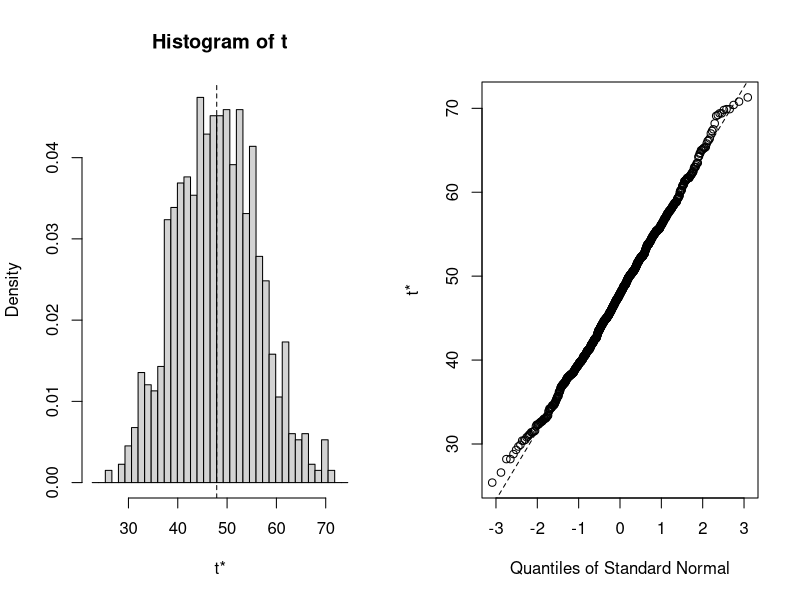
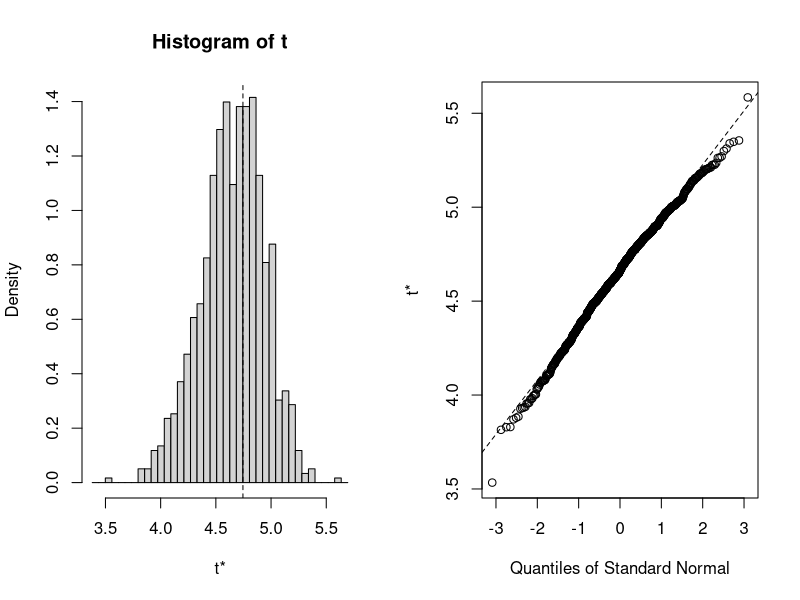
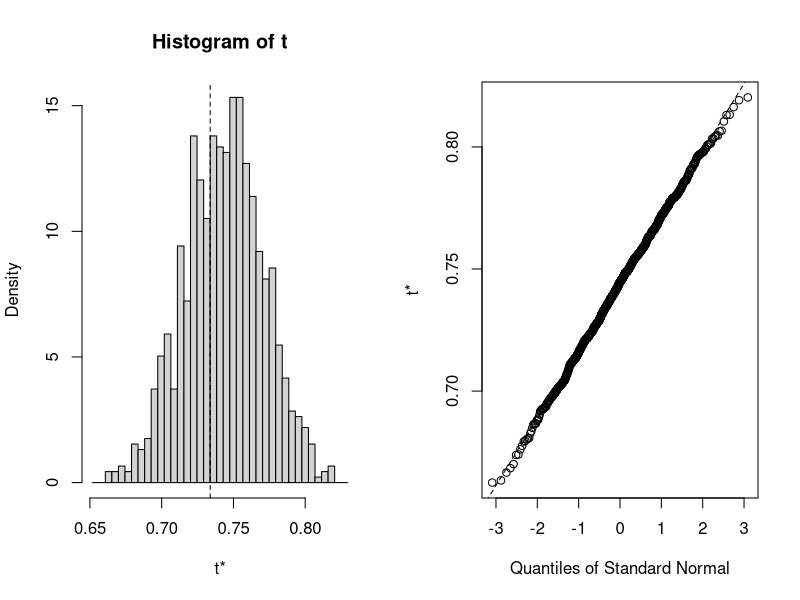

These charts were generated, in order, by the following R code:
vect <- c(7, 23, 45, 67, 42, 56, 90, 12, 58, 79)
mean(vect)

tt <- t.test(vect)
tt$conf.int

resamples <- array(dim=c(1000,10))

for(i in 1:1000){
  resamples[i,] <- sample(vect, size = 10 , replace = T)
}

remeans <- apply(resamples, 1 , mean)
Conf.Limits <- quantile(remeans, c(0.025,0.975))
Conf.Limits




##### Using package boot ################

library(boot)

Average <- function(input , indices) {
  data <- input[indices]
  mean(data)
}

results <- boot(vect, statistic = Average , 
                R = 1000)
print(results)
## Components t0 and t
results$t0
str(results$t)

boot.ci(results, type = "perc")

plot(results)

library(MASS)
data("Boston")
LinearModel <- function(formula, input , indices) {
  RegData <- input[indices , ]
  fit <- lm(formula , data = RegData )
  sm <- summary(fit)
  c(Res.Error = sm$sigma , Adj.R.Sqd = sm$adj.r.squared)
}

results <- boot(Boston,LinearModel,R=1000,formula= medv ~ .)
print(results)
plot(results, index = 1)
plot(results, index = 2)

boot.ci(results,type = "perc", index = 1)
boot.ci(results,type = "perc", index = 2)
